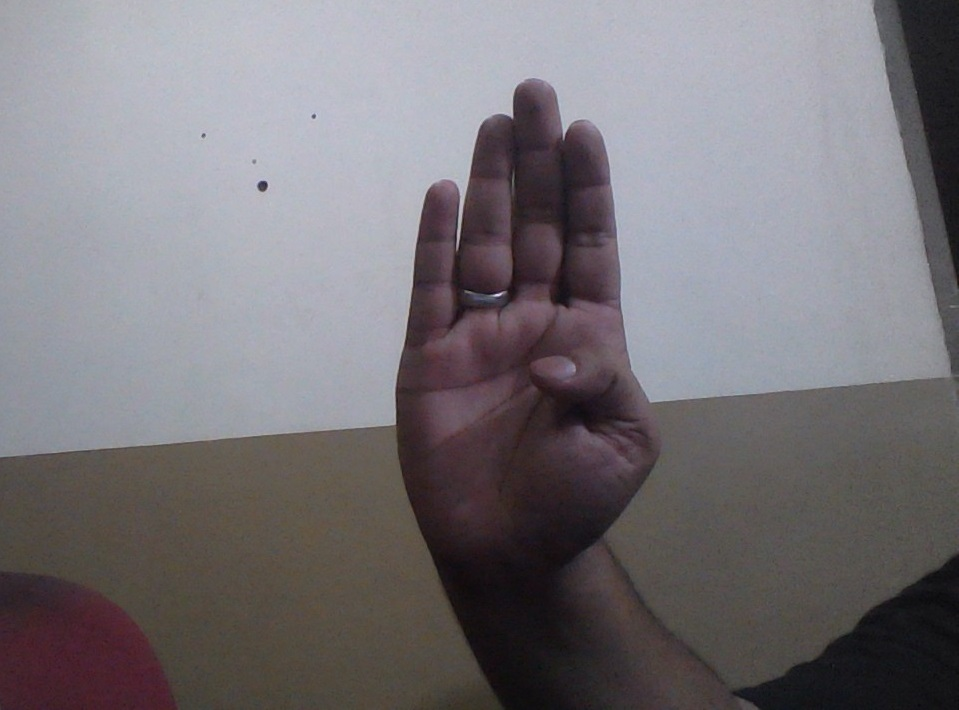
#> input picture myTest_image.jpg, 959 x 710 px
$ python -i integrated_model_file.py   (imports and definitions only)
#> lines starting #> are read from the running program, lines starting #| are printed output that depends on the picture
#> further down, picture is the input picture: shape (710, 959, 3); mean B, G, R 119.9, 115.6, 119.4
import cv2
from cvzone.HandTrackingModule import HandDetector
from cvzone.ClassificationModule import Classifier
import numpy as np
import math

# [1 line that did not run here, left out]
# [1 line that did not run here, left out]

offset = 20
imgSize = 300

labels = ["A","B","C","D","E","F","G","I","L","ok","orange","PlayDead","Sit","Wait","Y","You"]

# [1 line not run here, left out]
# [1 line that did not run here, left out]
# [1 line that did not run here, left out]

def preprocess_image(img):
    """Preprocess image to improve model accuracy"""
    img = cv2.cvtColor(img, cv2.COLOR_BGR2GRAY)  # Convert to grayscale
    img = cv2.GaussianBlur(img, (5, 5), 0)  # Apply Gaussian blur
    img = cv2.equalizeHist(img)  # Apply histogram equalization
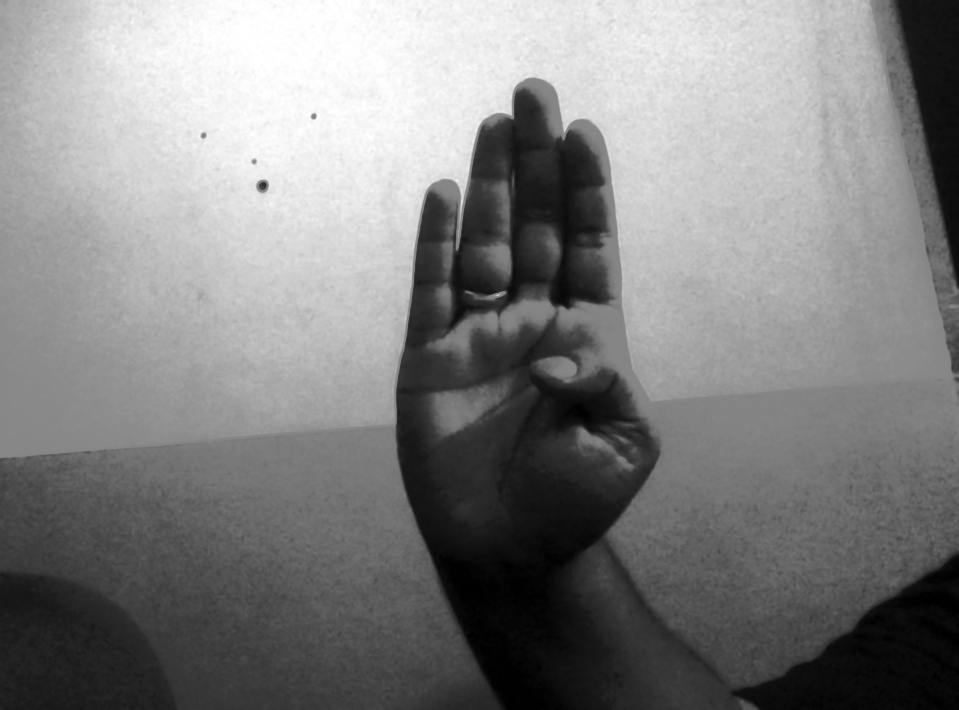
#> img: shape (710, 959); min 0, max 255, mean 128.6
    img = cv2.cvtColor(img, cv2.COLOR_GRAY2BGR)  # Convert back to BGR
#> img: shape (710, 959, 3)
    return img

# [30 lines not run here, left out]

# Optional: save or display the output image
# cv2.imshow('Image', imgOutput)
# cv2.waitKey(0)
# cv2.imwrite('output_image.jpg', imgOutput)

>>> import cv2
>>> picture = cv2.imread('myTest_image.jpg')
>>> result = preprocess_image(picture)
